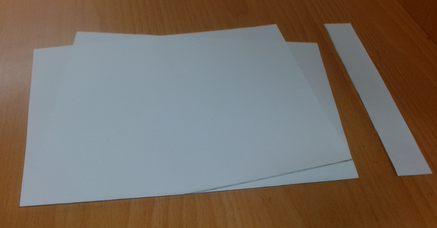
#> input picture paper/img18.png, 437 x 228 px, shrunk from 665 x 347 before the run
$ python -i paper2.py   (imports and definitions only)
#> lines starting #> are read from the running program, lines starting #| are printed output that depends on the picture; after the words box and inside, x2 and y2 are one past the last pixel; in counts of white or black regions, pixels touching at a corner belong together
#> further down, picture is the input picture: shape (228, 437, 3); mean B, G, R 99.2, 109, 119.3
import time
import cv2
import numpy as np
from PIXEL_TO_CM import get_pixel_per_cm

image_path = "img18.png"
# [6 lines not run here, left out]


# 直接呼叫 get_pixel_per_cm 取得比例
PIXEL_TO_CM = 0.002  # 預設值
RULER_LENGTH_CM = 16
# [13 lines not run here, left out]


## 不再檢測16cm尺，直接使用 get_pixel_per_cm 取得比例


def detect_paper_contour(frame):
    # 轉換為灰度圖
    gray = cv2.cvtColor(frame, cv2.COLOR_BGR2GRAY)
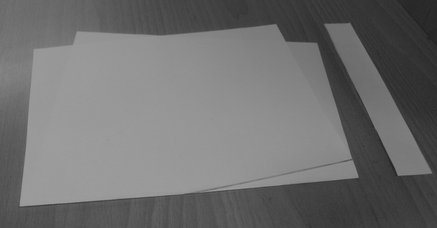
#> gray: shape (228, 437); min 33, max 159, mean 111

    # 高斯模糊，減少雜訊
    blurred = cv2.GaussianBlur(gray, (5, 5), 0)

    # 使用 Canny 邊緣檢測
    edges = cv2.Canny(blurred, 10, 150, apertureSize=3)
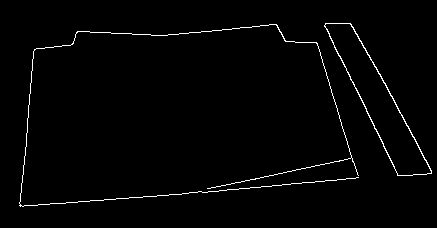
#> edges: shape (228, 437); 1.6% white in thin lines or dots, all inside (x1, y1, x2, y2) = (19, 23, 432, 207)

    # 形態學操作，連接邊緣
    kernel = np.ones((3, 3), np.uint8)
    edges = cv2.dilate(edges, kernel, iterations=1)
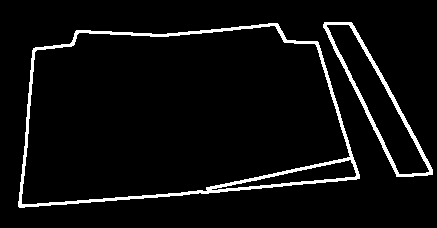
#> edges: shape (228, 437); 5.1% white; 2 white regions, box (x1, y1, x2, y2) and area: (18, 23, 360, 208) 3543, (323, 22, 433, 177) 1539
    edges = cv2.erode(edges, kernel, iterations=1)

    return edges


# [236 lines left out: functions find_paper_contour, detect_black_lines_on_paper, analyze_black_lines, not called in this run]


# 處理靜態圖像
# [1 line not run here, left out]


# 不再檢測16cm尺，直接略過
ruler_line, calibrated = None, False

# 檢測紙張邊緣
# [1 line that did not run here, left out]

# 找到紙張輪廓
# [1 line that did not run here, left out]

# 如果找到紙張，檢測紙上的黑線
black_lines = None
binary_lines = None
line_analysis = []

# [3 lines that did not run here, left out]

# 在原圖上繪製結果
# [1 line that did not run here, left out]


# 如果找到紙張輪廓，繪製檢測區域與標記
# [248 lines not run here, left out]

>>> import cv2
>>> picture = cv2.imread('img18.png')
>>> result = detect_paper_contour(picture)

$ run again, on paper/img1.png
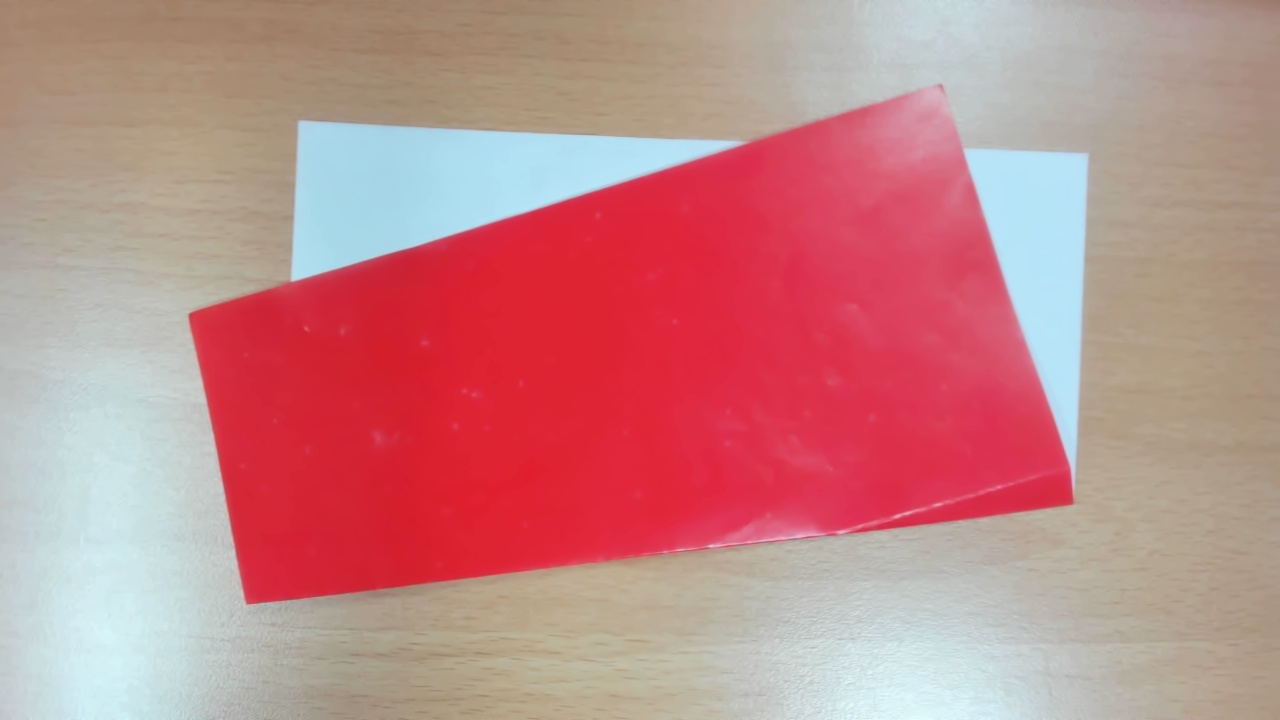
#> input picture paper/img1.png, 1280 x 720 px
#> picture is the input picture: shape (720, 1280, 3); mean B, G, R 136.9, 136.5, 193.5
#> in detect_paper_contour, `gray = cv2.cvtColor(frame, cv2.COLOR_BGR2GRAY)`:
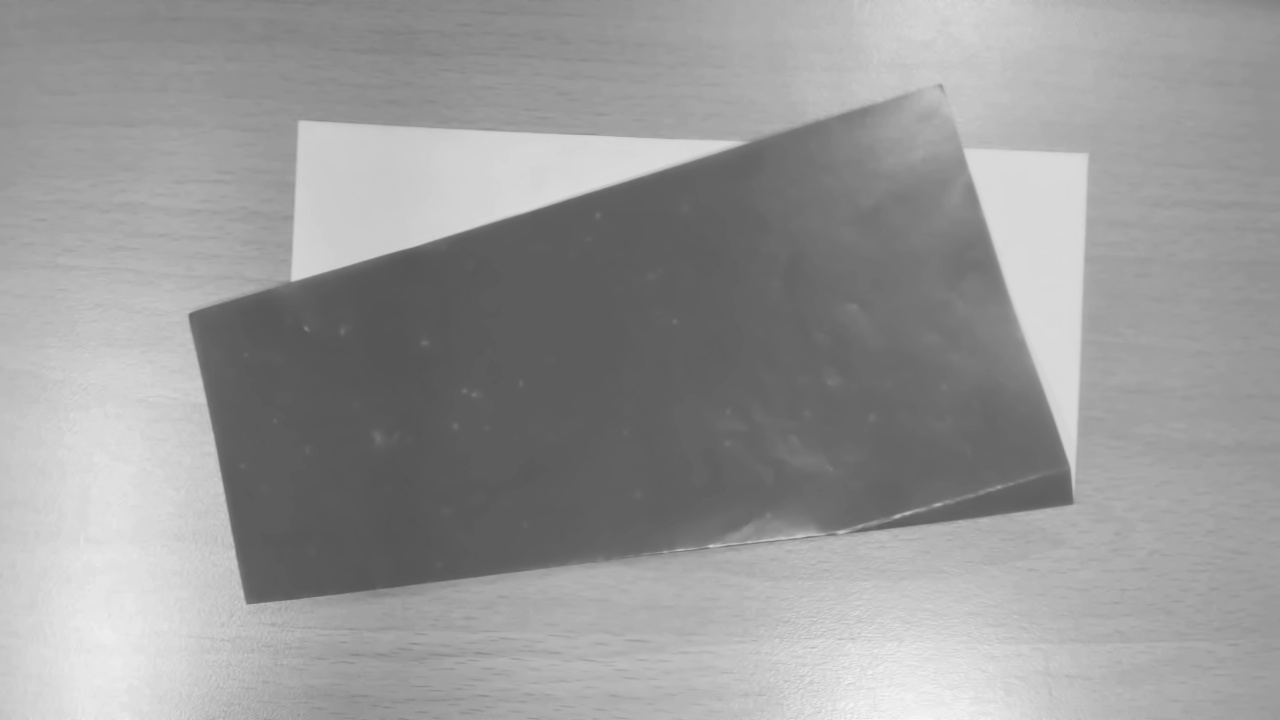
#> gray: shape (720, 1280); min 85, max 247, mean 153.6
#> in detect_paper_contour, `edges = cv2.erode(edges, kernel, iterations=1)`:
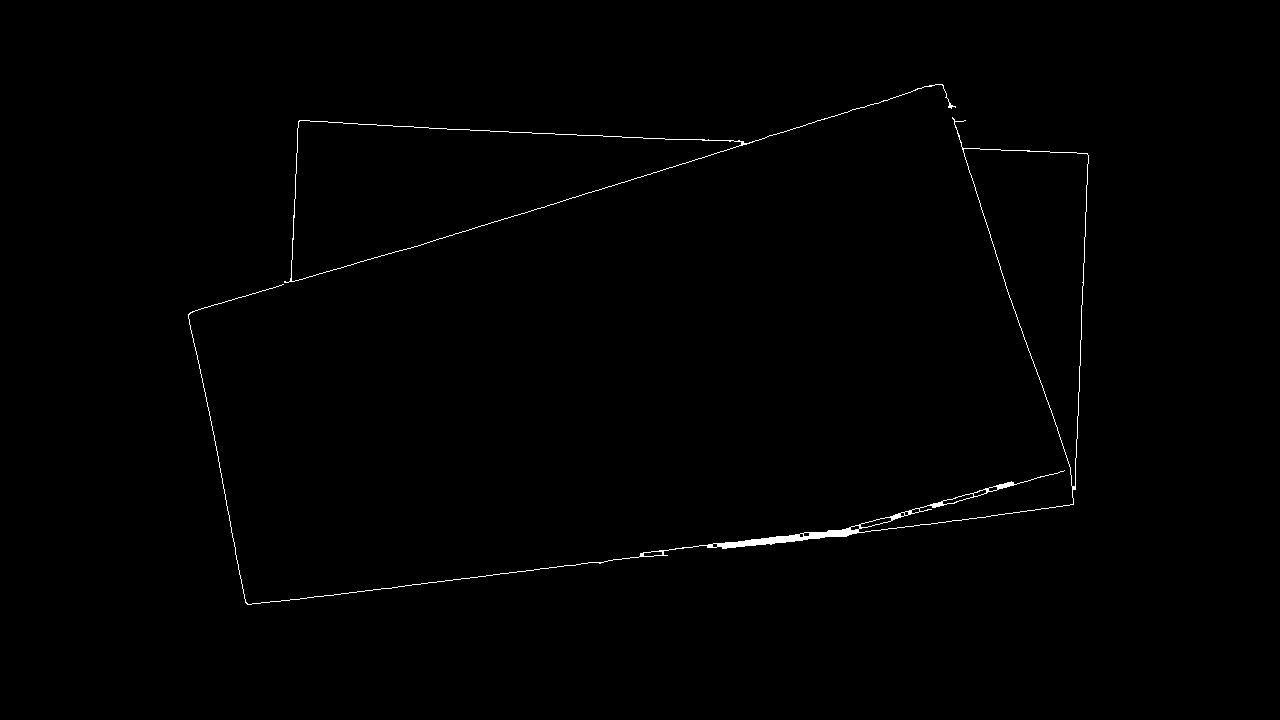
#> edges: shape (720, 1280); 0.52% white in thin lines or dots, all inside (x1, y1, x2, y2) = (188, 84, 1089, 605)

$ run again, on paper/img10.png
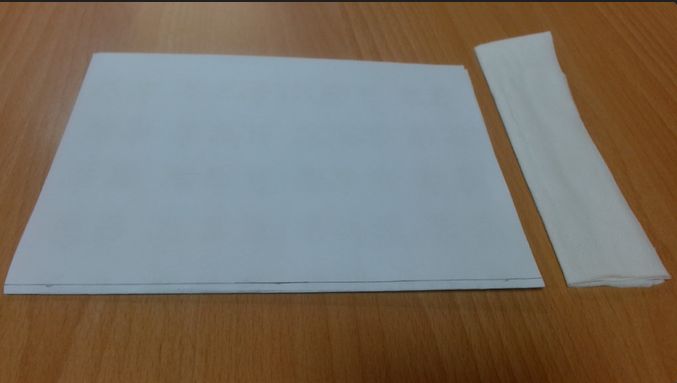
#> input picture paper/img10.png, 677 x 383 px
#> picture is the input picture: shape (383, 677, 3); mean B, G, R 102.6, 113.7, 121.7
#> in detect_paper_contour, `gray = cv2.cvtColor(frame, cv2.COLOR_BGR2GRAY)`:
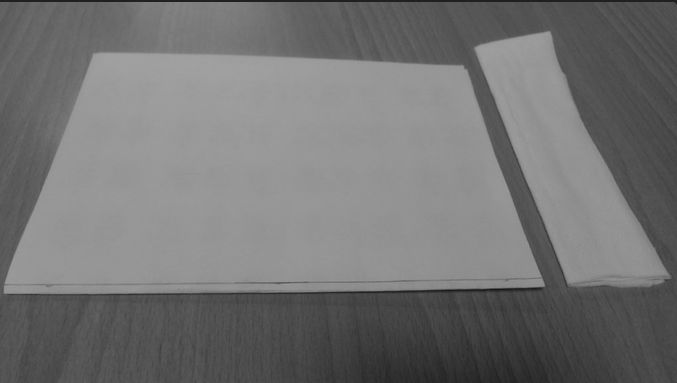
#> gray: shape (383, 677); min 20, max 161, mean 114.8
#> in detect_paper_contour, `edges = cv2.erode(edges, kernel, iterations=1)`:
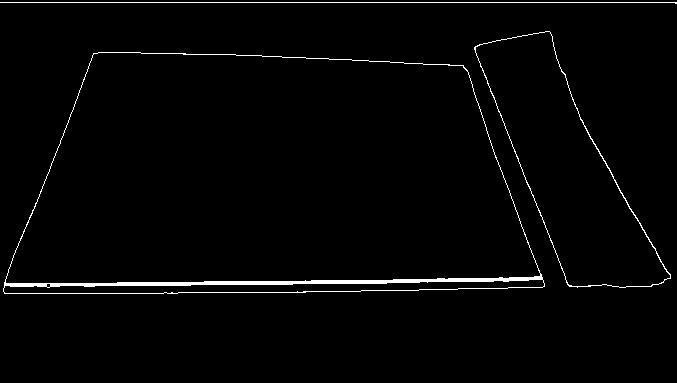
#> edges: shape (383, 677); 1.9% white; 3 white regions, box (x1, y1, x2, y2) and area: (3, 52, 545, 294) 3428, (474, 31, 671, 288) 799, (0, 2, 677, 4) 679
